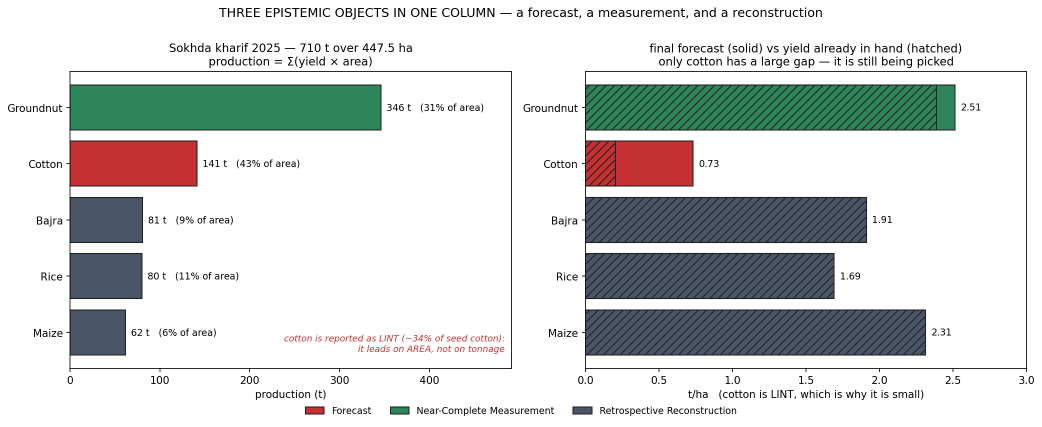
#> input picture results/figures/p3_f1_deliverable.png, 2084 x 854 px (shown at 1/2 size)
$ python p3_composite.py
#> lines starting #> are read from the running program, lines starting #| are printed output that depends on the picture
"""Combine four shipped figures into one 2x2 panel for the midnight check-in PDF.

Panels: A the deliverable, B the D1 consistency check, C value of information
per acquisition, D re-flight stability of the attention list.
No new analysis - this only assembles PNGs that src/p3_figures.py already wrote.
"""
import sys
from pathlib import Path
from PIL import Image, ImageDraw, ImageFont

FIG = Path(__file__).resolve().parents[1] / "results" / "figures"
PANELS = [("A", "p3_f1_deliverable.png"), ("B", "p3_f3_d1.png"),
          ("C", "p3_f7_voi.png"),         ("D", "p3_f8_speckle.png")]
CELL_W, CELL_H, PAD = 2084, 900, 24


def font(size):
    for name in ("arialbd.ttf", "seguisb.ttf", "arial.ttf"):
        try:
            return ImageFont.truetype(name, size)
        except OSError:
            continue
    return ImageFont.load_default()


def cell(path, letter):
#> called with letter = 'A'
    im = Image.open(path).convert("RGB")
    s = min(CELL_W / im.width, CELL_H / im.height)
#> s = 1
    im = im.resize((int(im.width * s), int(im.height * s)), Image.LANCZOS)
    box = Image.new("RGB", (CELL_W, CELL_H), "white")
#> box: PIL image 2084x900 RGB; every value is 255
    box.paste(im, ((CELL_W - im.width) // 2, (CELL_H - im.height) // 2))
    d = ImageDraw.Draw(box)
    d.rectangle([0, 0, CELL_W - 1, CELL_H - 1], outline=(200, 200, 200), width=3)
    d.text((18, 12), letter, fill=(20, 20, 20), font=font(58))
    return box


def main():
    missing = [f for _, f in PANELS if not (FIG / f).exists()]
    if missing:
        raise SystemExit(f"missing source figures: {missing} - run src/p3_figures.py first")
    cells = [cell(FIG / f, L) for L, f in PANELS]
#> call 2 of cell, with letter = 'B'
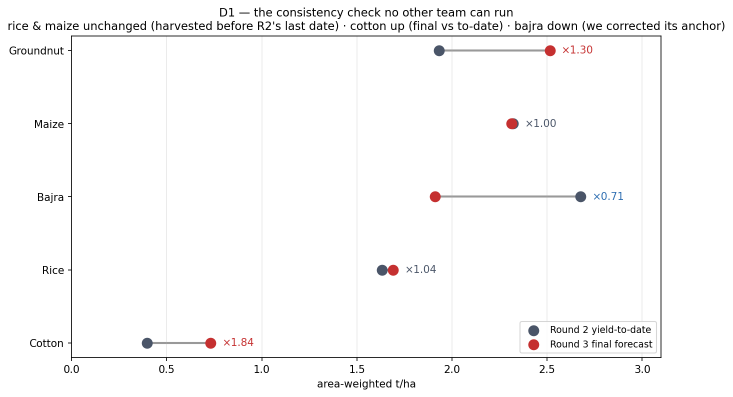
#> input picture results/figures/p3_f3_d1.png, 1465 x 793 px (shown at 1/2 size)
#> call 3 of cell, with letter = 'C'
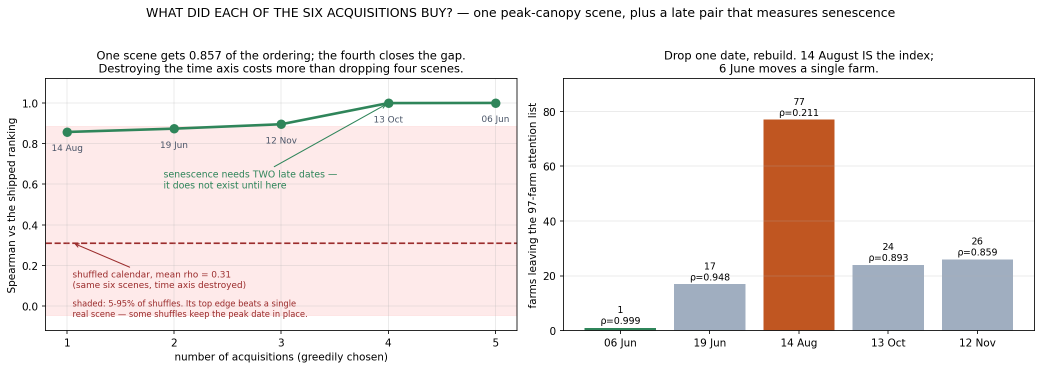
#> input picture results/figures/p3_f7_voi.png, 2084 x 739 px (shown at 1/2 size)
#> in cell (call 3), `box.paste(im, ((CELL_W - im.width) // 2, (CELL_H - im.height) // 2))`:
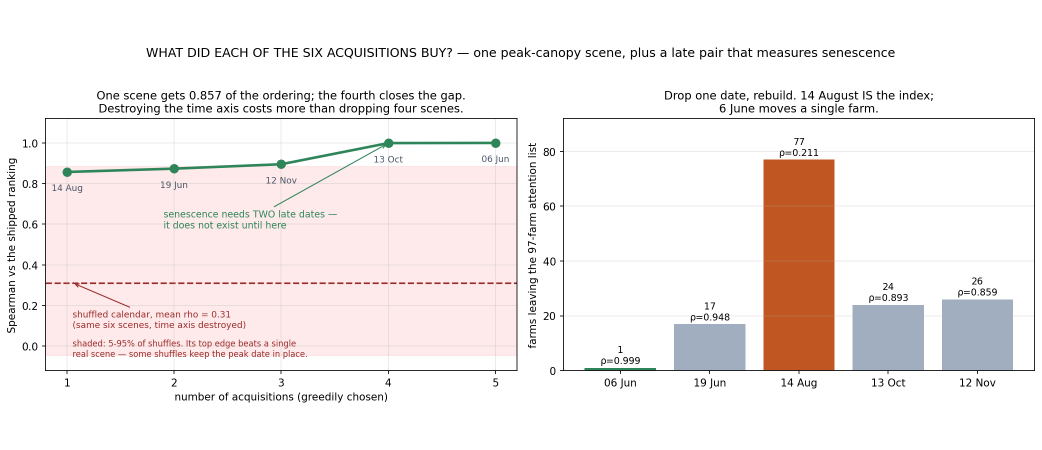
#> box: PIL image 2084x900 RGB (shown at 1/2 size); mean R, G, B 243.4, 236.7, 235.3
#> call 4 of cell, with letter = 'D'
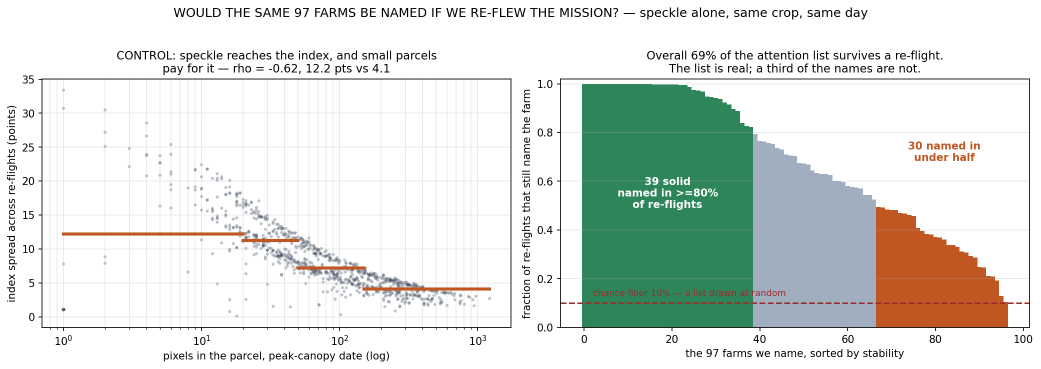
#> input picture results/figures/p3_f8_speckle.png, 2081 x 738 px (shown at 1/2 size)
#> in cell (call 4), `im = im.resize((int(im.width * s), int(im.height * s)), Image.LANCZOS)`:
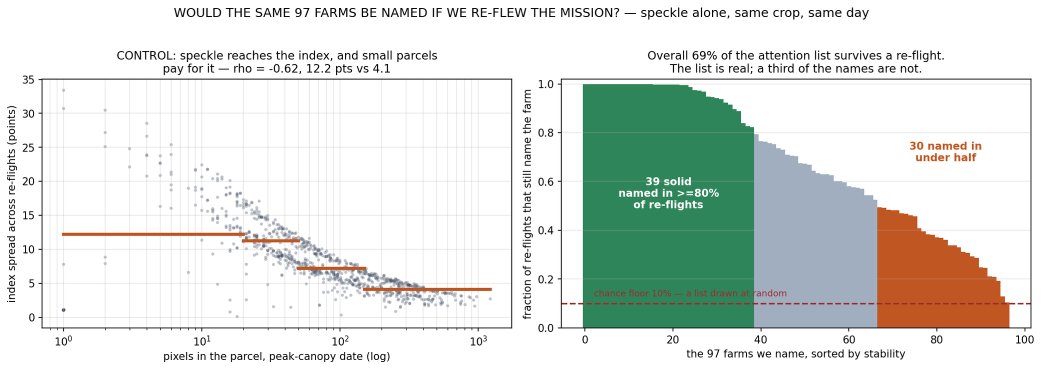
#> im: PIL image 2084x739 RGB (shown at 1/2 size); mean R, G, B 219, 224.7, 219.5
#> in cell (call 4), `box.paste(im, ((CELL_W - im.width) // 2, (CELL_H - im.height) // 2))`:
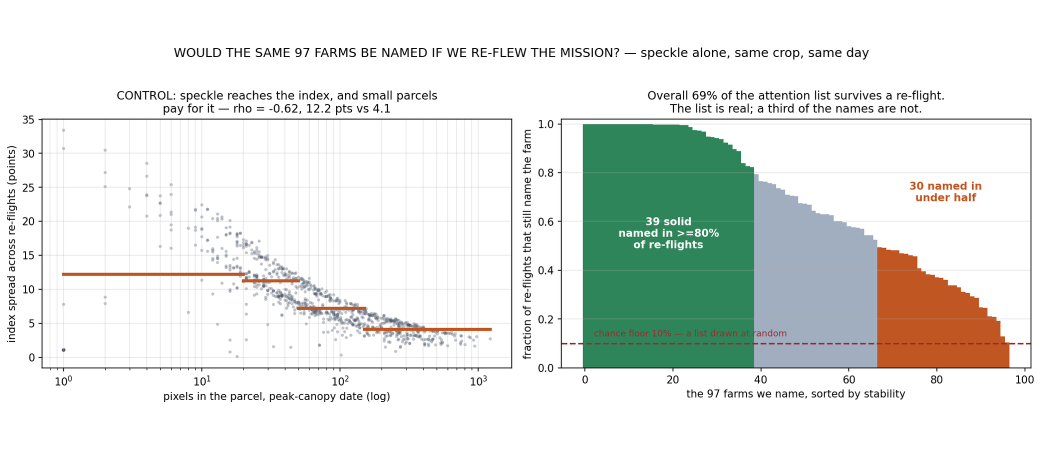
#> box: PIL image 2084x900 RGB (shown at 1/2 size); mean R, G, B 225.4, 230.1, 225.9
#> cells = 4 items
    W = CELL_W * 2 + PAD * 3
    H = CELL_H * 2 + PAD * 3
    out = Image.new("RGB", (W, H), "white")
#> out: PIL image 4240x1872 RGB; every value is 255
    for i, c in enumerate(cells):
        x = PAD + (i % 2) * (CELL_W + PAD)
        y = PAD + (i // 2) * (CELL_H + PAD)
        out.paste(c, (x, y))
#> this loop made 4 passes
#> (x, y) on passes 1 to 4: (24, 24), (2132, 24), (24, 948), (2132, 948)
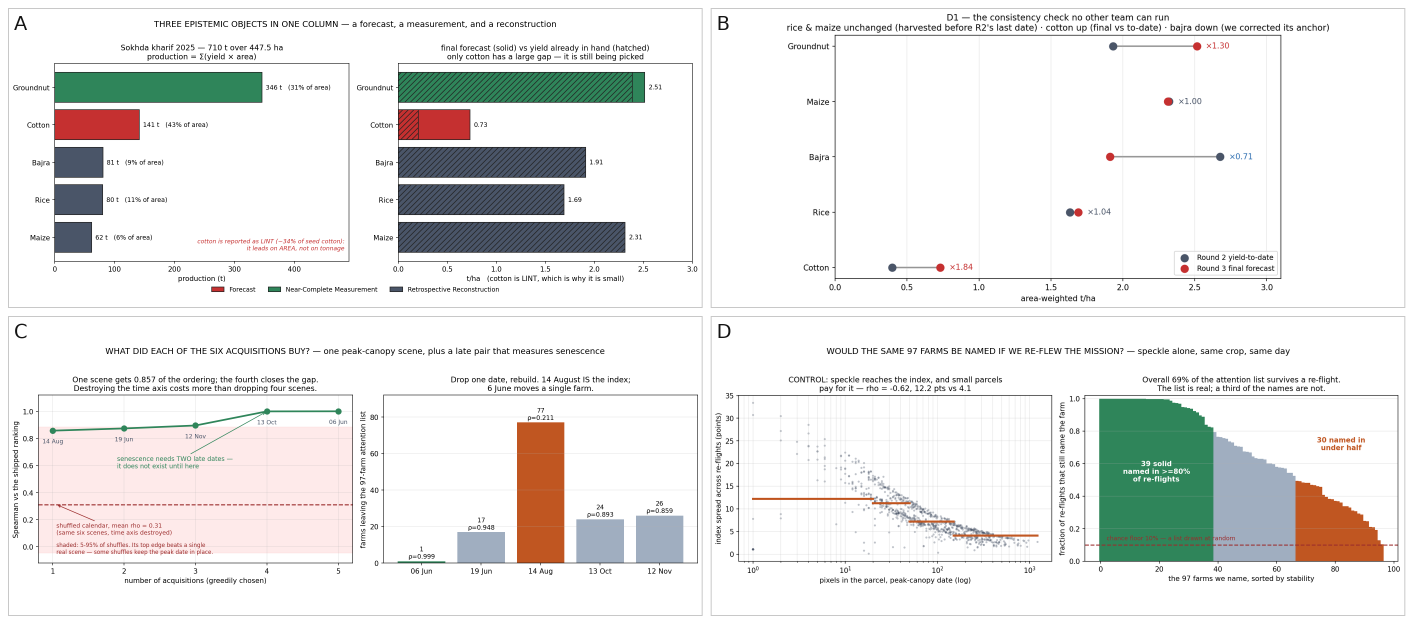
#> out: PIL image 4240x1872 RGB (shown at 1/3 size); mean R, G, B 234, 234, 232.5
    dst = FIG / "checkin_composite.png"
    out.save(dst, optimize=True)
    print(f"{dst}  {out.size[0]}x{out.size[1]}")
#| results/figures/checkin_composite.png  4240x1872


if __name__ == "__main__":
    sys.stdout.reconfigure(encoding="utf8")
    main()
